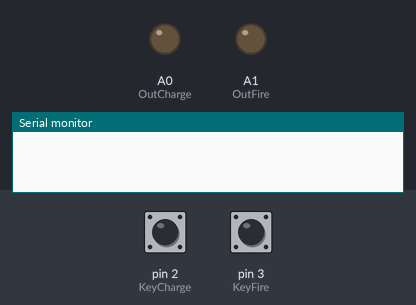
Recording of a sketch running on a simulated Arduino Uno, built with avr-gcc and run on an emulated ATmega328P. On the bench: output pins drawn as LEDs (lit = HIGH), the last lines printed to the serial monitor. The test bench sets the inputs (shaded band); at power-on: pin 2 (KeyCharge) HIGH, pin 3 (KeyFire) HIGH.

Above: at 1.2 s.
1.3 s: pin 2 (KeyCharge) pulled LOW for 0.15 s
At 2.1 s:
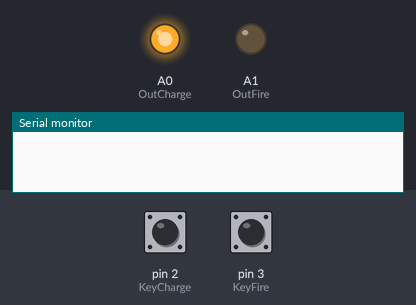
3.8 s: pin 3 (KeyFire) pulled LOW for 0.15 s
At 4.9 s:
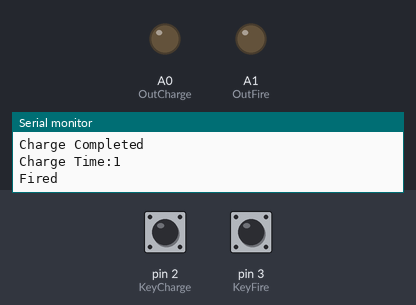
5.4 s: pin 2 (KeyCharge) pulled LOW for 3.2 s
At 6.0 s:
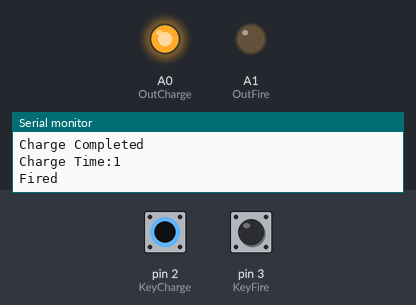
Timing chart, 0 to 10.1 s (numbered marks = the images above; inputs shaded):
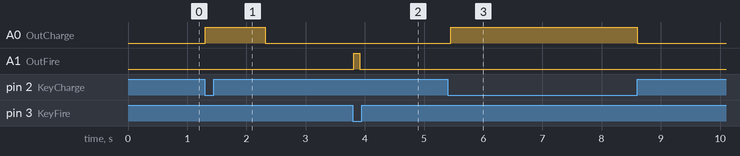

The sketch:

Cannon.ino
```cpp
int KeyCharge = 2,             //充能按鍵
  KeyFire = 3,                 //發射按鍵
  OutCharge = A0,              //充能IGBT
  OutFire = A1,                //發射IGBT
  DefaultChargeTime = 1000;    //預設衝能時間
String String_Fire = "FIRE";   //發射指令設置
String String_Charge = "CHE";  //充能指令設置
String String_Exit = "EXIT";   //充能跳脫指令設置

void setup() {
  Serial.begin(9600);  //啟動端口監聽
  pinMode(KeyCharge, INPUT_PULLUP);
  pinMode(KeyFire, INPUT_PULLUP);
  pinMode(OutCharge, OUTPUT);
  pinMode(OutFire, OUTPUT);
}

void loop() {

  //指令控制
  if (Serial.available() > 0) {          //檢測串口狀態
    String Input = Serial.readString();  //獲取串口輸入
    Input.trim();
    if (Input == String_Fire) {
      Trigger_Fire();
    }
    if (Input.startsWith(String_Charge, 0)) {  //字串處理
      Input.replace(String_Charge, "");
      Input.replace(" ", "");
      Serial.println(Input.toInt());  //使用預設時間或自訂時間長度
      if (Input.toInt() != 0) {
        Trigger_Charge(Input.toInt() * 1000);
      } else {
        Trigger_Charge(DefaultChargeTime);
      }
    }
  }
  //物理控制
  if (!digitalRead(KeyCharge)) {
    Trigger_Charge(DefaultChargeTime);
  }
  if (!digitalRead(KeyFire)) {
    Trigger_Fire();
  }
  while (!digitalRead(KeyFire))
    ;
  delay(100);
}

void Trigger_Charge(long T) {  //充能
  long i = 0;
  digitalWrite(OutCharge, HIGH);
  for (i = 0; T >= i || !digitalRead(KeyCharge); i++) {
    if (Serial.available() > 0) {          //檢測串口狀態
      String Input = Serial.readString();  //跳脫檢測
      if (Input.startsWith(String_Exit, 0)) T = 0;
      Serial.println("Charge Escaped");
    }
    delay(1);
  }
  digitalWrite(OutCharge, LOW);
  Serial.println("Charge Completed");
  Serial.print("Charge Time:");
  Serial.println(i / 1000);
}

void Trigger_Fire() {  //發射
  digitalWrite(OutFire, HIGH);
  delay(100);
  digitalWrite(OutFire, LOW);
  Serial.println("Fired");
}
```

Measured:
- after the input at 1.3 s, A0 (OutCharge): LOW → HIGH at once, → LOW 1.0 s later
- after the input at 3.8 s, A1 (OutFire): LOW → HIGH at once, → LOW 0.10 s later
- after the input at 5.4 s, A0 (OutCharge): LOW → HIGH after 0.05 s, → LOW 3.2 s later
